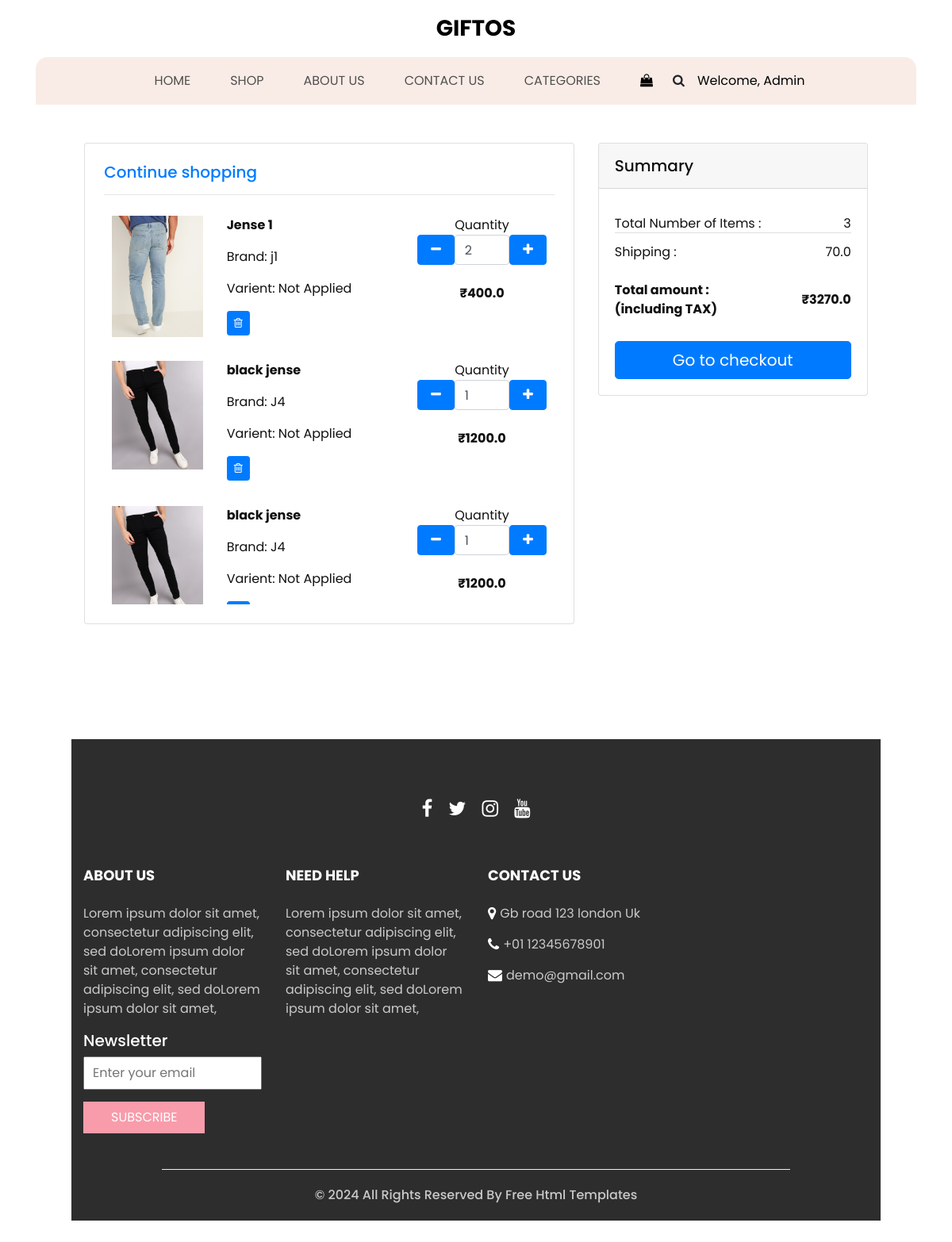
The app's page /cart/ (signed in) with its own data.
### shop/models.py (models this page shows, shortened)
class Cart(models.Model):
    user = models. ForeignKey(User, on_delete=models.CASCADE)
    product = models. ForeignKey(Product, on_delete=models.CASCADE)
    quantity = models.PositiveIntegerField(default=1)

class Product(models.Model):
    title =models.CharField( max_length=50)
    MRP = models. FloatField()
    list_price = models. FloatField()
    description = models.TextField()
    brand = models.CharField(max_length=100)
    category = models.CharField( choices=CATEGORY_CHOICES, max_length=50)
    product_image = models.ImageField( upload_to='product_images')

### shop/views.py (the view)
# urls.py: path("cart/", ShowCartPageView.as_view(), name="showcart"),
class ShowCartPageView(TemplateView):
    def get(self , request):
        if request.user.is_authenticated :
            user =request.user
            carts = Cart.objects.filter(user = user)
            if carts :
                amount  = 0.0
                shipping_amount = 70.0
                total_amount  = 0.0
                total_number_of_items = len(carts)
                for cart in carts:
                    amount += cart.product.list_price * cart.quantity
                total_amount += amount + shipping_amount
                context = {'carts':carts,
                            'total_amount' : total_amount ,
                            'shipping_amount' : shipping_amount,
                            'total_number_of_items' : total_number_of_items,
                            }
                return render(request ,"shop/CartPage.html" , context = context )
            else:
                return render(request ,"shop/EmptyCart.html")

### templates/shop/CartPage.html (shortened to what this page needs)
{% extends "shop/base.html" %} {% load static %} {% block a %}
<section class="Categories_section">
  <div class="heading_container">
    <section class="h-custom">
      <div class="container py-5">
        <div class="row d-flex justify-content-center align-items-start" >
          <div class="col-lg-7"  ">
            <div class="card">
              <div class="card-body p-4 scrollable-container"  ">
                <div>
                  <h5 class="mb-3">
                    <a href="{%url 'shop'%}" class=""
                      >Continue
                      shopping</a
                    >
                  </h5>
                  <hr />
                  <div class="item-scrollable-container">
                  {% for cart in carts %}
                  <div class="row">
                    <div class="col-lg-3 col-md-12 mb-4 mb-lg-0">
                      <div class="bg-image hover-overlay hover-zoom ripple rounded" data-mdb-ripple-color="light">
                        <img src="{{cart.product.product_image.url}}"
                          class="w-100" herf ="#" alt="Image" />
                      </div>
                    </div>
                    <div class="col-lg-5 col-md-6 mb-4 mb-lg-0">
                      <p><strong>{{cart.product.title}}</strong></p>
                      <p>Brand: {{cart.product.brand}}</p>
                      <p>Varient: Not Applied</p>
                      <button  type="button" data-mdb-button-init data-mdb-ripple-init class="btn btn-primary btn-sm me-1 mb-2" data-mdb-tooltip-init
                        title="Remove item">
                        <i class="fa fa-trash-o" aria-hidden="true"></i>
                    </div>
                    <div class="col-lg-4 col-md-6 mb-4 mb-lg-0">
                     <span for = "form1" style=" display: flex; justify-content: center;"> Quantity </span>
                     <div class="d-flex mb-4" style="max-width: 300px">
                        <button data-mdb-button-init data-mdb-ripple-init class="btn btn-primary px-3 me-2"
                          onclick="this.parentNode.querySelector('input[type=number]').stepDown()">
                          <i class="fa fa-minus" aria-hidden="true"></i>
                        </button>
                        <div data-mdb-input-init class="form-outline">
                          <input id="form1" min="0" name="quantity" value="{{cart.quantity}}" type="number" class="form-control" />
                        </div>
                        <button data-mdb-button-init data-mdb-ripple-init class="btn btn-primary px-3 ms-2"
                          onclick="this.parentNode.querySelector('input[type=number]').stepUp()">
                          <i class="fa fa-plus" aria-hidden="true"></i>
                        </button>
                      </div>
                      <p class="text-start text-md-center">
                        <strong> ₹{{cart.product.list_price}}</strong>
                      </p>
                    </div>
                  </div>
                  <br>
                {% endfor %}
              </div>
            </div>
          </div>
        </div>
      </div>
      <div class="col-md-4">
        <div class="card mb-4">
          <div class="card-header py-3">
            <h5 class="mb-0">Summary</h5>
          </div>
          <div class="card-body">
            <ul class="list-group list-group-flush">
              <li
                class="list-group-item d-flex justify-content-between align-items-center border-0 px-0 pb-0">
                Total Number of Items :
                <span>{{total_number_of_items}}</span>
              </li>
              <li class="list-group-item d-flex justify-content-between align-items-center px-0">
                Shipping :
                <span>{{shipping_amount}}</span>
              </li>
              <li
                class="list-group-item d-flex justify-content-between align-items-center border-0 px-0 mb-3">
                <div>
                  <strong>Total amount :</strong>
                  <strong>
                    <p class="mb-0">(including TAX) </p>
                  </strong>
                </div>
                <span><strong>₹{{total_amount}}</strong></span>
              </li>
            </ul>
            <button  type="button" data-mdb-button-init data-mdb-ripple-init class="btn btn-primary btn-lg btn-block">
              Go to checkout
            </button>
          </div>
        </div>
      </div>
        </div>
      </div>
    </section>
    {% endblock a %}

### templates/shop/base.html (shortened to what this page needs)
{% load static %}
<!DOCTYPE html>
<html>
<head>
  <link rel="stylesheet" type="text/css" href="https://cdnjs.cloudflare.com/ajax/libs/OwlCarousel2/2.3.4/assets/owl.carousel.min.css" />
  <link rel="stylesheet" type="text/css" href="{% static 'css/bootstrap.css' %}" />
  <link href="{% static 'css/style.css' %}" rel="stylesheet" />
  <link href="{% static 'css/responsive.css' %}" rel="stylesheet" />
  <link rel="stylesheet" href="https://cdnjs.cloudflare.com/ajax/libs/font-awesome/4.7.0/css/font-awesome.min.css">
</head>
<body>
  <div class="hero_area">
    <header class="header_section">
      <nav class="navbar navbar-expand-lg custom_nav-container ">
        <a class="navbar-brand" href="{% url 'home'%}">
          <span>
            Giftos
          </span>
        </a>
        <div class="collapse navbar-collapse" id="navbarSupportedContent">
          <ul class="navbar-nav  ">
            <li class="nav-item {% if request.path == '/' %}active{% endif %} " >
              <a class="nav-link" href="{% url 'home'%}">Home
              </a>
            </li>
            <li class="nav-item  {% if request.path == '/shop/' %}active{% endif %}" >
              <a class="nav-link" href="{% url 'shop'%}">
                Shop
              </a>
            </li>
            <li class="nav-item {% if request.path == '/about/' %}active{% endif %} ">
              <a class="nav-link" href="{% url 'about'%}">
                About Us
              </a>
            </li>
            <li class="nav-item  {% if request.path == '/contact/' %}active{% endif %} ">
              <a class="nav-link" href="{% url 'contact'%}">
                Contact Us
              </a>
            </li>
            <li class="nav-item {% if request.path == '/cpage/' %}active {% endif %}  ">
              <a class="nav-link" href="{% url 'cpage'%}">
                Categories
              </a>
            </li>
          </ul>
          <div class="user_option">
            {% if  user.is_authenticated %}
            <a href="{%url 'showcart' %}">
              <i class="fa fa-shopping-bag" aria-hidden="true"></i>
            </a>
           {% endif %}
            <form class="form-inline ">
              <button class="btn nav_search-btn" type="submit">
                <i class="fa fa-search" aria-hidden="true"></i>
              </button>
            </form>
          </div>
           <section>
            {% if  user.is_authenticated %}
            <a href="{% url 'profile'%}">
              <div class="dropdown " style = "display: flex ;">
                <button class="nav-link " type="button" aria-hidden="true" style = "border: transparent;
    background-color: transparent;">
                    Welcome, <span style="text-transform: capitalize;">{{ user.username }}</span>
                </button>
                  </div>
          </a>
        {% endif %}
      </section>
        </div>
      </nav>
    </header>
    {% block  a %}
    {% endblock  %}
 <section class="info_section  layout_padding2-top">
    <div class="social_container">
      <div class="social_box">
        <a href="">
          <i class="fa fa-facebook" aria-hidden="true"></i>
        </a>
        <a href="">
          <i class="fa fa-twitter" aria-hidden="true"></i>
        </a>
        <a href="">
          <i class="fa fa-instagram" aria-hidden="true"></i>
        </a>
        <a href="">
          <i class="fa fa-youtube" aria-hidden="true"></i>
        </a>
      </div>
    </div>
    <div class="info_container ">
      <div class="container">
        <div class="row">
          <div class="col-md-6 col-lg-3">
            <h6>
              ABOUT US
            </h6>
            <p>
              Lorem ipsum dolor sit amet, consectetur adipiscing elit, sed doLorem ipsum dolor sit amet, consectetur adipiscing elit, sed doLorem ipsum dolor sit amet,
            </p>
            <div class="info_form ">
              <h5>
                Newsletter
              </h5>
              <form action="#">
                <input type="email" placeholder="Enter your email">
                <button>
                  Subscribe
                </button>
              </form>
            </div>
          </div>
          <div class="col-md-6 col-lg-3">
            <h6>
              NEED HELP
            </h6>
            <p>
              Lorem ipsum dolor sit amet, consectetur adipiscing elit, sed doLorem ipsum dolor sit amet, consectetur adipiscing elit, sed doLorem ipsum dolor sit amet,
            </p>
          </div>
          <div class="col-md-6 col-lg-3">
            <h6>
              CONTACT US
            </h6>
            <div class="info_link-box">
              <a href="">
                <i class="fa fa-map-marker" aria-hidden="true"></i>
                <span> Gb road 123 london Uk </span>
              </a>
              <a href="">
                <i class="fa fa-phone" aria-hidden="true"></i>
                <span>+01 12345678901</span>
              </a>
              <a href="">
                <i class="fa fa-envelope" aria-hidden="true"></i>
                <span> demo@gmail.com</span>
              </a>
            </div>
          </div>
        </div>
      </div>
    </div>
<footer class=" footer_section">
    <div class="container">
      <p>
        &copy; <span id="displayYear"></span> All Rights Reserved By
        <a href="https://html.design/">Free Html Templates</a>
      </p>
    </div>
  </footer>
</section>
</body>
</html>

### static/css/style.css (style rules this page uses)
body { font-family: "poppins", sans-serif; color: #101010; background-color: #ffffff; }
.layout_padding2-top { padding-top: 45px; }
.heading_container { display: -webkit-box; display: -ms-flexbox; display: flex; -webkit-box-orient: vertical; -webkit-box-direction: normal; -ms-flex-direction: column; flex-direction: column; }
.hero_area { padding: 0 45px; }
#navbarSupportedContent { width: 100%; background-color: #f9ece6; -webkit-box-pack: center; -ms-flex-pack: center; justify-content: center; padding: 10px 0; border-radius: 15px 15px 0 0; }
#navbarSupportedContent .navbar-nav .nav-link { padding: 5px 25px; color: #514f4f; text-align: center; text-transform: uppercase; border-radius: 5px; }
a, a:hover, a:focus { text-decoration: none; }
.btn, .btn:focus { outline: none !important; -webkit-box-shadow: none; box-shadow: none; }
.navbar-brand { margin: 15px 0; padding: 0; }
.navbar-brand span { font-size: 28px; font-weight: bold; color: #000000; text-transform: uppercase; margin: 0; padding: 0; }
.custom_nav-container .nav_search-btn { padding: 0; border: none; }
.custom_nav-container { z-index: 99999; padding: 0; -webkit-box-orient: vertical; -webkit-box-direction: normal; -ms-flex-direction: column; flex-direction: column; -webkit-box-align: center; -ms-flex-align: center; align-items: center; }
.user_option { display: -webkit-box; display: -ms-flexbox; display: flex; -webkit-box-align: center; -ms-flex-align: center; align-items: center; margin-left: 25px; }
.user_option a { margin-right: 25px; color: #000000; }
.info_section { position: relative; background-color: #2d2d2d; color: #ffffff; margin: 0 45px 45px; }
.info_section .social_container { -webkit-box-pack: center; -ms-flex-pack: center; justify-content: center; margin-top: 25px; margin-bottom: 30px; }
.info_section .social_container .social_box { display: -webkit-box; display: -ms-flexbox; display: flex; -webkit-box-align: center; -ms-flex-align: center; align-items: center; -webkit-box-pack: center; -ms-flex-pack: center; justify-content: center; }
.info_section .social_container .social_box a { margin: 0 10px; color: #ffffff; font-size: 24px; }
.info_section .info_form form input { outline: none; width: 100%; padding: 7px 10px; }
.info_section .info_form form button { padding: 8px 35px; outline: none; border: none; color: #ffffff; background: #f89cab; margin-top: 15px; text-transform: uppercase; }
.info_section .row > div { margin-top: 25px; }
.info_section a { text-transform: none; }
.info_section h6 { font-weight: bold; text-transform: uppercase; font-size: 18px; margin-bottom: 25px; }
.info_section p { color: #cbc9c9; }
.info_section .info_link-box a { display: -webkit-box; display: -ms-flexbox; display: flex; -webkit-box-align: center; -ms-flex-align: center; align-items: center; margin: 15px 0; }
.info_section .info_link-box a i { color: #ffffff; margin-right: 5px; font-size: 18px; }
.info_section .info_link-box a span { color: #cbc9c9; }
.footer_section { margin-top: 45px; font-weight: 500; }
.footer_section p { padding: 20px 0; margin: 0 auto; text-align: center; border-top: 1.5px solid #eeeeee; width: 80%; }
.footer_section a { color: #cbc9c9; }

### static/css/responsive.css (style rules this page uses)
@media (min-width: 1200px) { .container { max-width: 1170px; } }

### templates/shop/CartPage.html (style rules this page uses)
@media (min-width: 999px) { .h-custom { height: 100vh !important; } }
.item-scrollable-container { max-height: 500px; overflow-y: auto; overflow-x: hidden; padding: 10px; }

### records on screen
Cart: product.product_image (picture), product "Jense 1", product.brand "j1", quantity "2", product.list_price "400.0"
Cart: product.product_image (picture), product "black jense", product.brand "J4", quantity "1", product.list_price "1200.0"
Cart: product.product_image (picture), product "black jense", product.brand "J4", quantity "1", product.list_price "1200.0"

### other values on screen
{{ user.username }} "Admin"
{{ total_number_of_items }} "3"
{{ shipping_amount }} "70.0"
{{ total_amount }} "3270.0"
